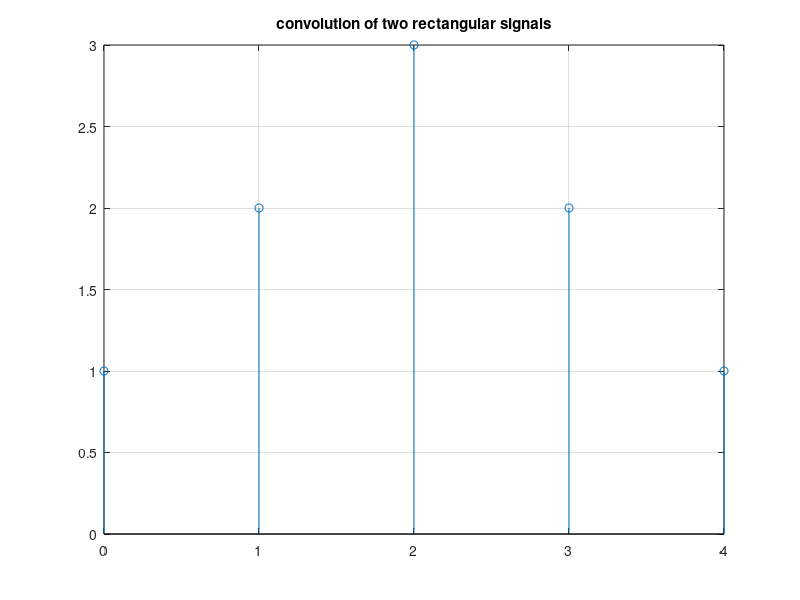

Write the MATLAB code that produced this figure.
clc;
clear all;
close all;
x = [1 1 1];
h = [1 1 1];
y = zeros(1,length(x) + length(h) - 1);
for i = 1:length(x)
    for j = 1:length(h)
        y(i+j-1) = y(i+j-1) + x(i)*h(j);
    end
end
n = 0:length(y)-1;
stem(n,y);
grid on;
title('convolution of two rectangular signals');
